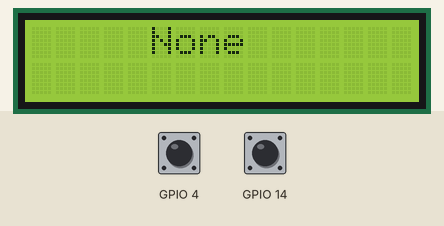
Simulated run of this sketch. Board: ESP32. On the bench: 16×2 character LCD. Inputs (shaded band) come from the test bench; at power-on: GPIO 4 HIGH, GPIO 14 HIGH.

Above: at 3.2 s.
3.3 s: GPIO 4 pulled LOW for 0.15 s
At 3.39 s:
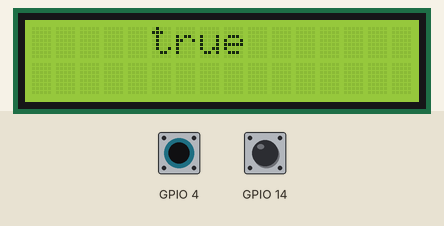
4.9 s: GPIO 14 pulled LOW for 0.15 s
At 4.99 s:
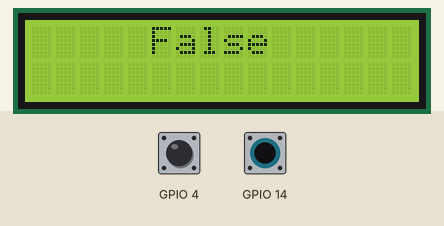
6.5 s: GPIO 14 pulled LOW for 3.2 s
11.2 s: GPIO 4 pulled LOW for 3.2 s
At 12.0 s:
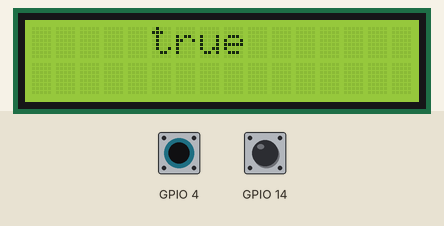
15.9 s: GPIO 4 driven LOW and GPIO 14 driven LOW
At 16.7 s:
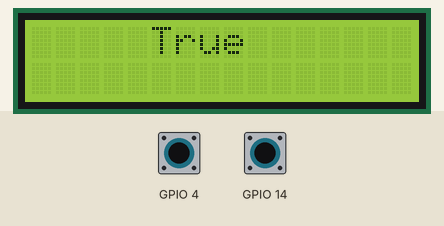
Timing chart, 0 to 18.4 s (numbered marks = the images above; inputs shaded):
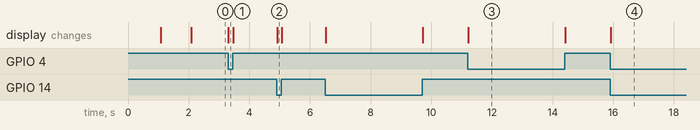

Measured:
- after the input at 3.3 s, the display: changes at once (image 1)
- after the input at 4.9 s, the display: changes at once (image 2)
- after the input at 11.2 s, the display: changes at once (image 3)
- after the input at 15.9 s, the display: changes at once (image 4)

The sketch:

ram_main_lcd.ino
```cpp
#include <LiquidCrystal_I2C.h>
int lcdColumns = 16;
int lcdRows = 2;
int x1 = 0;
int x2 = 0;
unsigned int t1 = 0;
unsigned int t2 = 0;
int error = 5;
LiquidCrystal_I2C lcd(0x27, lcdColumns, lcdRows);
void setup() {
  lcd.init();
  lcd.backlight();
  for (int j = 1; j <= 50; j++)
  {
    x1 = touchRead(4);
    x2 = touchRead(14);
  }
  delay(1000);
  lcd.setCursor(0, 0);
  lcd.print("calibrating...");
  delay(1000);
  lcd.clear();

  Serial.begin(115200);
}
void loop()
{

  for (int i = 0; i < 100; i++)
  {
    t1 = t1 + touchRead(4);
    t2 = t2 + touchRead(14);

  }

  t1 = t1 / 100;
  t2 = t2 / 100;

  int a = x1 - error;
  int b = x2 - error;
  int c = 25 - (25 / x1);
  int d = 25 - (25 / x2);
  int e = (25 - (25 / x1)) + 5;
  int f = (25 - (25 / x2)) + 5;

  if (t1 >= a && t2 >= b)
  {
    lcd.setCursor(5, 0);
    lcd.print("None ");
  }
  else
  {
    if (t1 <= c && t2 <= d)
    {
      lcd.setCursor(5, 0);
      lcd.print("True ");
    }

    if (t1 <= c && t2 >= f)
    {
      lcd.setCursor(5, 0);
      lcd.print("true ");
    }
    if (t1 >= e && t2 <= d)
    {
      lcd.setCursor(5, 0);
      lcd.print("False");
    }
  }
}
```
